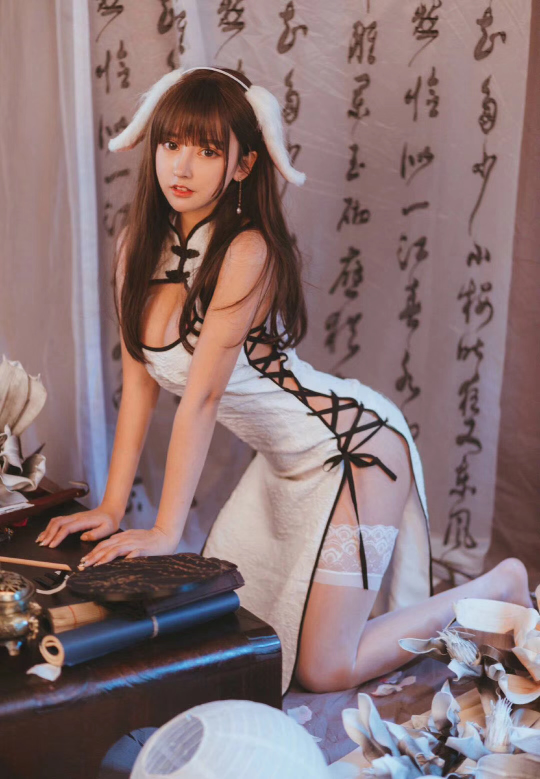
#> input picture vision/IMG_2958.JPG, 1080 x 1558 px (shown at 1/2 size)
$ python mask.py
#> lines starting #> are read from the running program, lines starting #| are printed output that depends on the picture
#!/usr/bin/env python
# encoding: utf-8
"""
@author: coffee
@license: (C) Copyright 2017-2022, Node Supply Chain Manager Corporation Limited.
@contact: lionhe0119@gmail.com
@file: mask.py.py
@time: 2022/10/25 10:18
@desc:
"""
import cv2
import numpy as np

img = cv2.imread("IMG_2958.JPG")
#> img is the input picture: shape (1558, 1080, 3); mean B, G, R 116.6, 115, 137.6


def bitwise_and():
    mask = np.zeros(img.shape, np.uint8)
    mask[250:350, :, :] = 255
    mask[:, 250:340, :] = 255
    img2 = cv2.bitwise_and(img, mask)
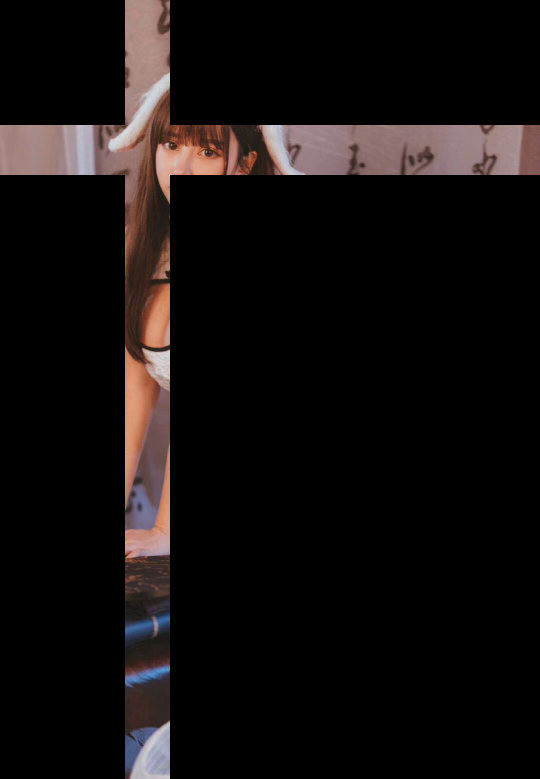
#> img2: shape (1558, 1080, 3) (shown at 1/2 size); mean B, G, R 14.1, 14.6, 18.8
    cv2.imshow("corss", img2)


def run():
    bitwise_and()
    cv2.waitKey()
    cv2.destroyAllWindows()


if __name__ == '__main__':
    run()
